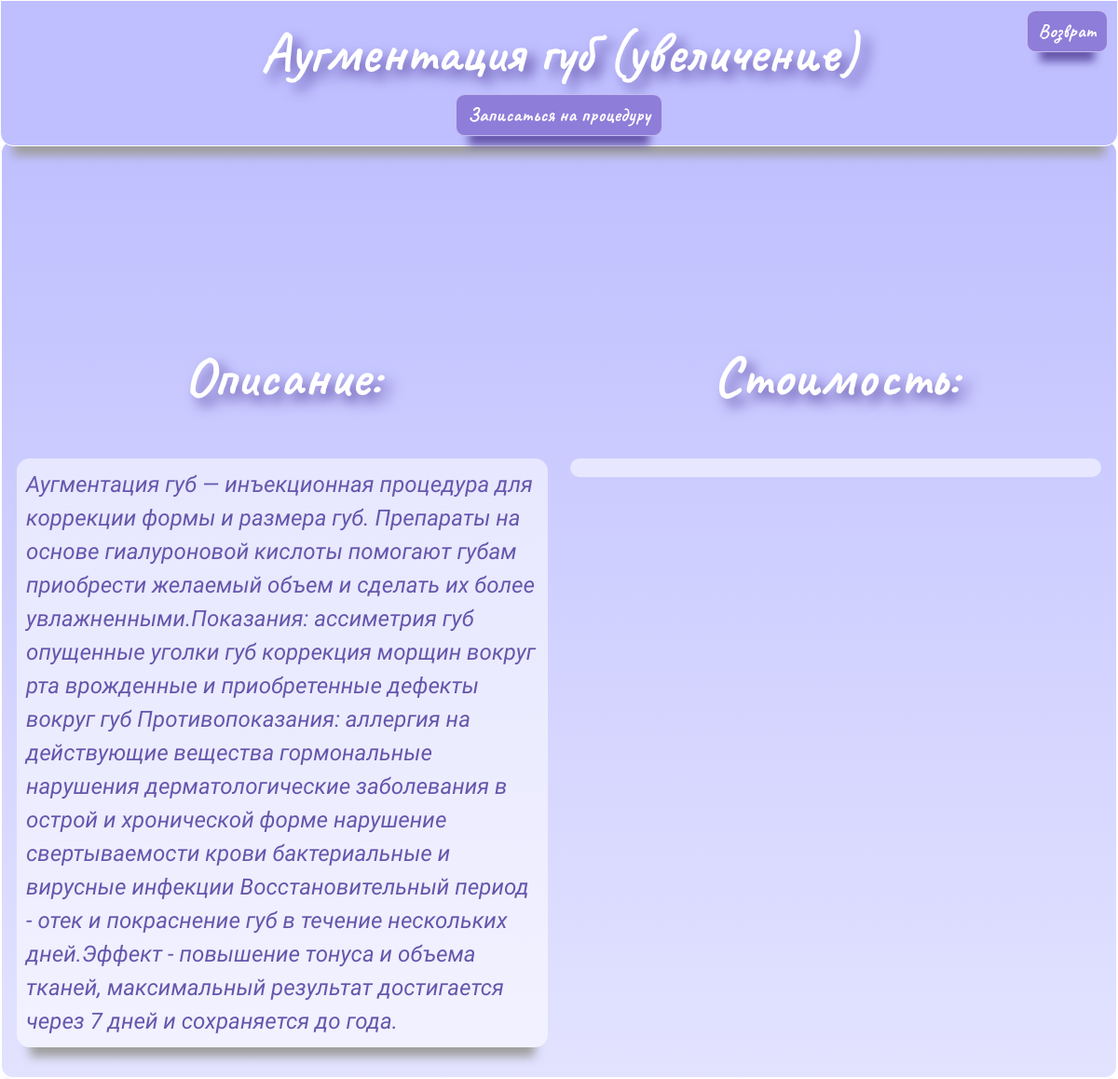
Page /usluga?id=3 on the earlier database version.
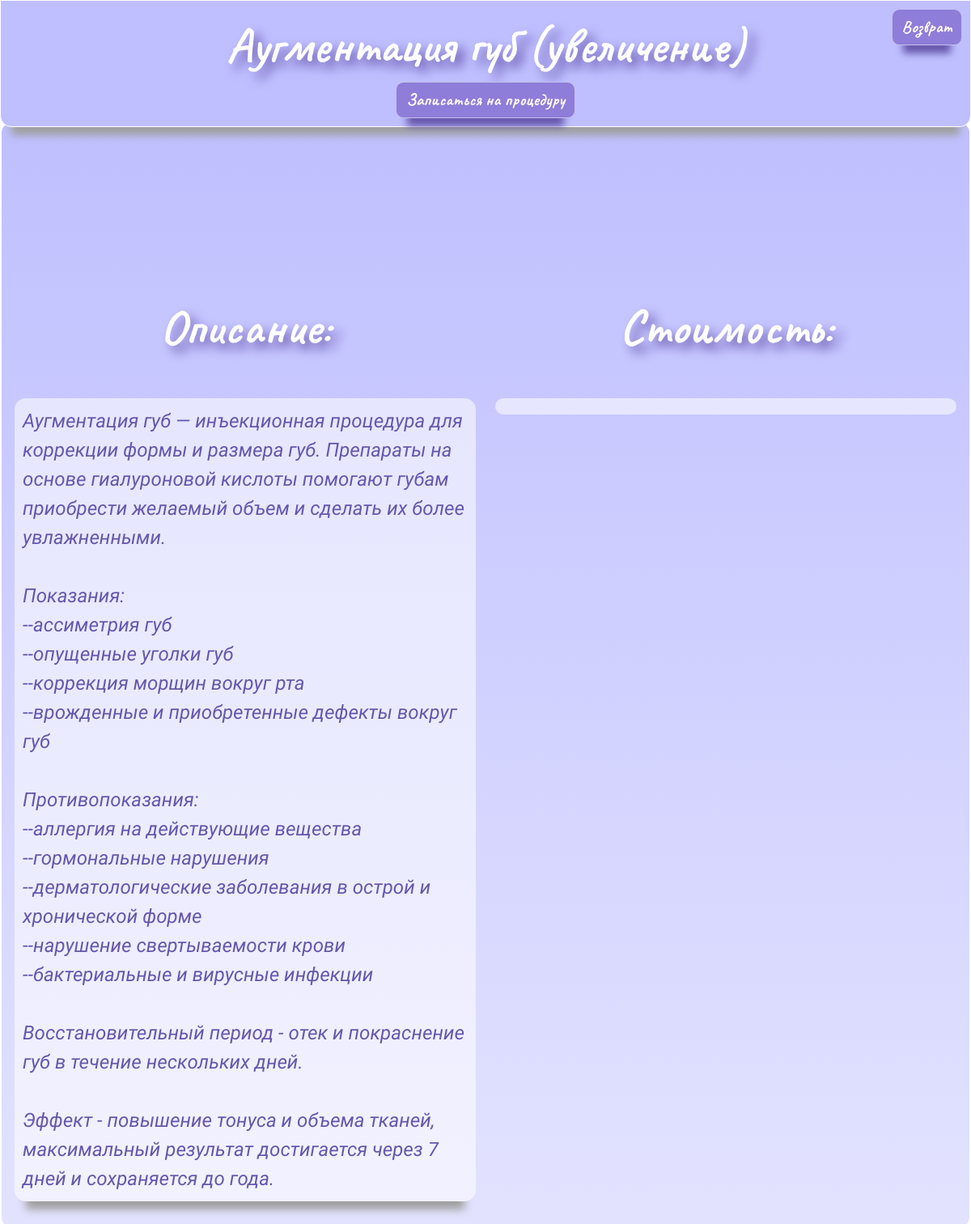
Same page on the later database version.
### main/models.py (models this page shows, shortened)
class Uslugi(models.Model):
    name = models.CharField(max_length=30, verbose_name='Название процедуры')
    group = models.ForeignKey(to="Uslugi_groups", on_delete=models.CASCADE, verbose_name="Группы процедур")
    desc = models.TextField(max_length=30000, verbose_name="Описание", default='', blank=True)
    price = models.TextField(max_length=30000, verbose_name='Стоимомть', default='', blank=True)
    bg_image = ImageMaskField(upload_to='uslugi_bg/', verbose_name="Фоновая картинка", blank=True)
    zastavka = ImageField(upload_to='bg_uslugi_full/', verbose_name='Заставка', blank=True)
    class Meta:
        verbose_name = 'Процедура'
        verbose_name_plural = 'Процедуры'

### main/views.py (the view)
# urls.py: path('usluga', views.usluga, name='usluga'),
def usluga(request):
    usluga = Uslugi.objects.get(id=request.GET.get('id'))
    context = {
        'usluga': usluga,
        'media': 'static/media',
        'preparati': Preparati.objects.all(),
    }
    return render(request, 'main/modal-uslugi.html', context=context)

### main/templates/main/modal-uslugi.html (shortened to what this page needs)
{% extends 'config/layout-blank.html' %}
{% block main %}
 {% load my_filters %}
      <header class="header" style="position: fixed; width: 100%; padding: 10px;">
        <div class="row">
          <div class="col-12 col-md-8 offset-md-2 d-flex justify-content-center " >
            <h1 class="modal-title title title-uslugi" id="modaluslugititle">{{ usluga.name }}</h>
          </div>
          <div class="col">
            <button type="button" onclick="BackHome()" class="btn btn-primary d-none d-md-flex" style="float: inline-end;">Возврат</button>
          </div>
        </div>
        <div class="row">
          <div class="col d-flex justify-content-center">
            <button type="button" class="btn btn-primary" value="{{ usluga.id }}" onclick="ZapisBtn(this.value)" style="float: inline-end;" data-bs-dismiss="modal"
          aria-label="Close">Записаться на процедуру</button>
          </div>
        </div>
      </header>
      <div class="modal-body main modal-body-uslugi" style="margin-top: 150px; width: 100%; min-height: 740px;">
        <div class="row modal-body-row d-flex justify-content-center"
          style="min-height: 740px; margin-top: 200px;">
          <div class="col" id="descr-usluga">
            {% autoescape off %}
            <h1 class="title title-uslugi">Описание:</h1><br>
            <p class="text-sections text-sections-modal-uslugi">
              {{ usluga.desc }}
            </p>
          </div>
          <div class="col" style="margin-bottom: 150px;">
            <h1 class="title title-uslugi">Стоимость:</h1><br>
            <p class="text-sections text-sections-modal-uslugi" id="price" style="font-size: x-large;">{{ usluga.price }}</p>
          </div>
        </div>
      </div>
      {% endautoescape %}
{% endblock %}

### plb/templates/config/layout-blank.html (shortened to what this page needs)
<!doctype html>
<html lang="ru">
<head>
    <link rel="stylesheet" href="/static/css/bootstrap5.css">
    <link rel="stylesheet" href="/static/css/main.css">
</head>
<body style="overflow-x: hidden;">
    <div class="wrapper" style="overflow-x: hidden;">
        {% block main %}{% endblock %}
    </div>
</body>
</html>

### plb/static/css/main.css (style rules this page uses)
:root { --secondary: #417690; --header-color: #bfbfff; --btn-hover: #6656ac; --btn-base: #8e7dd9; --btn-base-transperency: #8e7dd97b; --main-color: #ffffff; --dark: #4c39a2; }
.wrapper { min-height: 100%; display: flex; flex-direction: column; animation: up 2s; max-width: 100%; overflow-x: hidden; width: 100%; position: absolute; }
body { width: 100%; height: 100%; animation: body-bg-down 2s; max-width: 100%; overflow-x: hidden; }
html { width: 100%; height: 100%; animation: body-bg-down 2s; max-width: 100%; }
body { min-width: 334px; }
.main { background: linear-gradient(var(--header-color) 0%, var(--main-color) 180%); border-radius: 14px 14px 14px 14px; box-shadow: 0px 24px 10px -14px rgba(158, 158, 158, 1); align-content: start; border-color: #fff; border-width: 2px; border-style: solid; }
.text-sections { background-color: #ffffff8b; border-radius: 14px; box-shadow: 0px 24px 10px -14px rgba(158, 158, 158, 1); text-align: center; text-shadow: #6656ac; padding: 4px; font-size: xx-large; font-family: Roboto-Italic; color: var(--btn-hover); }
.text-sections { background-color: none; box-shadow: none; text-align: center; text-shadow: #6656ac; padding: 0px; font-size: x-large; font-family: Roboto-Italic; color: var(--btn-hover); }
.text-sections-modal-uslugi { margin-top: 20px; text-align: start; padding: 10px !important; }
#descr-usluga p { background-color: #ffffff8b; border-radius: 14px; box-shadow: 0px 24px 10px -14px rgba(158, 158, 158, 1); text-align: center; text-shadow: #6656ac; padding: 4px; font-size: x-large; font-family: Roboto-Italic; color: var(--btn-hover); margin-top: 20px; text-align: start; padding: 10px !important; }
.title { margin-top: 2rem; color: #fff; text-align: center; font-family: Caveat-Bold; font-size: 80px; text-shadow: 8px 8px 14px var(--btn-hover); }
.btn { font-size: 1.3rem; border-color: #fff; border-width: 2px; border-style: solid; }
.btn-primary { color: #fff; background-color: var(--btn-base); box-shadow: 0px 24px 10px -14px var(--btn-hover); font-family: Caveat-Bold; transition: 0.1s; border-radius: 0.6rem; border-color: #ffffff7b; border-width: 1px; border-style: solid; }
.header { background-color: var(--header-color); padding: 0.1rem; border-radius: 0 0 14px 14px; box-shadow: 0px 24px 10px -14px rgba(158, 158, 158, 1); z-index: 100; border-color: #fff; border-width: 1.5px; border-style: solid; }
.title-uslugi { margin-top: 0; }
.modal-body-row { background-repeat: no-repeat; background-size: 100%; }
@media (max-width: 1327px) { .title { font-size: 60px; } }

Differences in the rows shown:
changed Uslugi "Аугментация губ (увеличение)": desc "…и сделать их более увлажненными.Показания: ассиметрия губ опущенные уголки губ коррекция морщин вокруг рта врожденные и приобретенные дефекты вокруг губ Противопоказания: аллергия на действующие вещества гормональные нарушения дерматологические заболевания в острой и хронической форме нарушение свертываемости крови бактериальные и вирусные инфекции Восстановительный период - отек и покраснение губ в течение нескольких дней.Эффект - повышение тонуса и…" → "…и сделать их более увлажненными. Показания: --ассиметрия губ --опущенные уголки губ --коррекция морщин вокруг рта --врожденные и приобретенные дефекты вокруг губ Противопоказания: --аллергия на действующие вещества --гормональные нарушения --дерматологические заболевания в острой и хронической форме --нарушение свертываемости крови --бактериальные и вирусные инфекции Восстановительный период - отек и покраснение губ в течение нескольких дней. Эффект - повышение тонуса и…"
